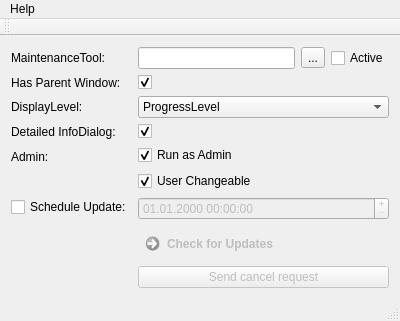
<?xml version="1.0" encoding="UTF-8"?>
<ui version="4.0">
 <class>MainWindow</class>
 <widget class="QMainWindow" name="MainWindow">
  <property name="geometry">
   <rect>
    <x>0</x>
    <y>0</y>
    <width>400</width>
    <height>300</height>
   </rect>
  </property>
  <property name="windowTitle">
   <string>MainWindow</string>
  </property>
  <property name="unifiedTitleAndToolBarOnMac">
   <bool>true</bool>
  </property>
  <widget class="QWidget" name="centralWidget">
   <layout class="QVBoxLayout" name="verticalLayout">
    <item>
     <layout class="QFormLayout" name="formLayout">
      <item row="0" column="0">
       <widget class="QLabel" name="maintenanceToolLabel">
        <property name="text">
         <string>MaintenanceTool:</string>
        </property>
       </widget>
      </item>
      <item row="0" column="1">
       <layout class="QHBoxLayout" name="horizontalLayout">
        <item>
         <widget class="QLineEdit" name="maintenanceToolLineEdit"/>
        </item>
        <item>
         <widget class="QToolButton" name="maintenanceToolButton">
          <property name="text">
           <string>...</string>
          </property>
         </widget>
        </item>
        <item>
         <widget class="QCheckBox" name="activeBox">
          <property name="text">
           <string>Active</string>
          </property>
         </widget>
        </item>
       </layout>
      </item>
      <item row="2" column="0">
       <widget class="QLabel" name="displayLevelLabel">
        <property name="text">
         <string>DisplayLevel:</string>
        </property>
       </widget>
      </item>
      <item row="2" column="1">
       <widget class="QComboBox" name="displayLevelComboBox">
        <property name="currentIndex">
         <number>4</number>
        </property>
        <item>
         <property name="text">
          <string>AutomaticLevel</string>
         </property>
        </item>
        <item>
         <property name="text">
          <string>ExitLevel</string>
         </property>
        </item>
        <item>
         <property name="text">
          <string>InfoLevel</string>
         </property>
        </item>
        <item>
         <property name="text">
          <string>ExtendedInfoLevel</string>
         </property>
        </item>
        <item>
         <property name="text">
          <string>ProgressLevel</string>
         </property>
        </item>
        <item>
         <property name="text">
          <string>AskLevel</string>
         </property>
        </item>
       </widget>
      </item>
      <item row="6" column="0">
       <spacer name="horizontalSpacer">
        <property name="orientation">
         <enum>Qt::Horizontal</enum>
        </property>
        <property name="sizeHint" stdset="0">
         <size>
          <width>40</width>
          <height>20</height>
         </size>
        </property>
       </spacer>
      </item>
      <item row="6" column="1">
       <layout class="QVBoxLayout" name="buttonLayout">
        <item>
         <widget class="QCommandLinkButton" name="checkUpdatesButton">
          <property name="enabled">
           <bool>false</bool>
          </property>
          <property name="text">
           <string>Check for Updates</string>
          </property>
         </widget>
        </item>
        <item>
         <widget class="QPushButton" name="cancelButton">
          <property name="enabled">
           <bool>false</bool>
          </property>
          <property name="text">
           <string>Send cancel request</string>
          </property>
         </widget>
        </item>
       </layout>
      </item>
      <item row="4" column="0">
       <widget class="QLabel" name="adminLabel">
        <property name="text">
         <string>Admin:</string>
        </property>
       </widget>
      </item>
      <item row="4" column="1">
       <layout class="QVBoxLayout" name="verticalLayout_2">
        <item>
         <widget class="QCheckBox" name="adminCheckBox">
          <property name="enabled">
           <bool>true</bool>
          </property>
          <property name="text">
           <string>Run as Admin</string>
          </property>
          <property name="checked">
           <bool>true</bool>
          </property>
         </widget>
        </item>
        <item>
         <widget class="QCheckBox" name="userChangecheckBox">
          <property name="enabled">
           <bool>true</bool>
          </property>
          <property name="text">
           <string>User Changeable</string>
          </property>
          <property name="checked">
           <bool>true</bool>
          </property>
         </widget>
        </item>
       </layout>
      </item>
      <item row="5" column="1">
       <widget class="QDateTimeEdit" name="scheduleUpdateDateTimeEdit">
        <property name="enabled">
         <bool>false</bool>
        </property>
        <property name="buttonSymbols">
         <enum>QAbstractSpinBox::PlusMinus</enum>
        </property>
        <property name="accelerated">
         <bool>true</bool>
        </property>
        <property name="correctionMode">
         <enum>QAbstractSpinBox::CorrectToNearestValue</enum>
        </property>
        <property name="displayFormat">
         <string>dd.MM.yyyy HH:mm:ss</string>
        </property>
       </widget>
      </item>
      <item row="5" column="0">
       <widget class="QCheckBox" name="scheduleUpdateDateCheckBox">
        <property name="text">
         <string>Schedule Update:</string>
        </property>
       </widget>
      </item>
      <item row="1" column="0">
       <widget class="QLabel" name="hasParentWindowLabel">
        <property name="text">
         <string>Has Parent Window:</string>
        </property>
       </widget>
      </item>
      <item row="1" column="1">
       <widget class="QCheckBox" name="hasParentWindowCheckBox">
        <property name="checked">
         <bool>true</bool>
        </property>
       </widget>
      </item>
      <item row="3" column="0">
       <widget class="QLabel" name="detailedInfoDialogLabel">
        <property name="text">
         <string>Detailed InfoDialog:</string>
        </property>
       </widget>
      </item>
      <item row="3" column="1">
       <widget class="QCheckBox" name="detailedInfoDialogCheckBox">
        <property name="checked">
         <bool>true</bool>
        </property>
       </widget>
      </item>
     </layout>
    </item>
   </layout>
  </widget>
  <widget class="QMenuBar" name="menuBar">
   <property name="geometry">
    <rect>
     <x>0</x>
     <y>0</y>
     <width>400</width>
     <height>21</height>
    </rect>
   </property>
   <widget class="QMenu" name="menuHelp">
    <property name="title">
     <string>Help</string>
    </property>
    <addaction name="actionAbout"/>
    <addaction name="separator"/>
   </widget>
   <addaction name="menuHelp"/>
  </widget>
  <widget class="QStatusBar" name="statusBar"/>
  <widget class="QToolBar" name="mainToolBar">
   <attribute name="toolBarArea">
    <enum>TopToolBarArea</enum>
   </attribute>
   <attribute name="toolBarBreak">
    <bool>false</bool>
   </attribute>
  </widget>
  <action name="actionAbout">
   <property name="text">
    <string>About...</string>
   </property>
  </action>
 </widget>
 <layoutdefault spacing="6" margin="11"/>
 <resources/>
 <connections>
  <connection>
   <sender>activeBox</sender>
   <signal>toggled(bool)</signal>
   <receiver>maintenanceToolButton</receiver>
   <slot>setDisabled(bool)</slot>
   <hints>
    <hint type="sourcelabel">
     <x>352</x>
     <y>58</y>
    </hint>
    <hint type="destinationlabel">
     <x>317</x>
     <y>53</y>
    </hint>
   </hints>
  </connection>
  <connection>
   <sender>activeBox</sender>
   <signal>toggled(bool)</signal>
   <receiver>checkUpdatesButton</receiver>
   <slot>setEnabled(bool)</slot>
   <hints>
    <hint type="sourcelabel">
     <x>357</x>
     <y>54</y>
    </hint>
    <hint type="destinationlabel">
     <x>264</x>
     <y>185</y>
    </hint>
   </hints>
  </connection>
  <connection>
   <sender>activeBox</sender>
   <signal>toggled(bool)</signal>
   <receiver>cancelButton</receiver>
   <slot>setEnabled(bool)</slot>
   <hints>
    <hint type="sourcelabel">
     <x>363</x>
     <y>59</y>
    </hint>
    <hint type="destinationlabel">
     <x>388</x>
     <y>240</y>
    </hint>
   </hints>
  </connection>
  <connection>
   <sender>activeBox</sender>
   <signal>toggled(bool)</signal>
   <receiver>maintenanceToolLineEdit</receiver>
   <slot>setDisabled(bool)</slot>
   <hints>
    <hint type="sourcelabel">
     <x>354</x>
     <y>50</y>
    </hint>
    <hint type="destinationlabel">
     <x>216</x>
     <y>46</y>
    </hint>
   </hints>
  </connection>
  <connection>
   <sender>scheduleUpdateDateCheckBox</sender>
   <signal>toggled(bool)</signal>
   <receiver>scheduleUpdateDateTimeEdit</receiver>
   <slot>setEnabled(bool)</slot>
   <hints>
    <hint type="sourcelabel">
     <x>60</x>
     <y>150</y>
    </hint>
    <hint type="destinationlabel">
     <x>185</x>
     <y>154</y>
    </hint>
   </hints>
  </connection>
 </connections>
</ui>
